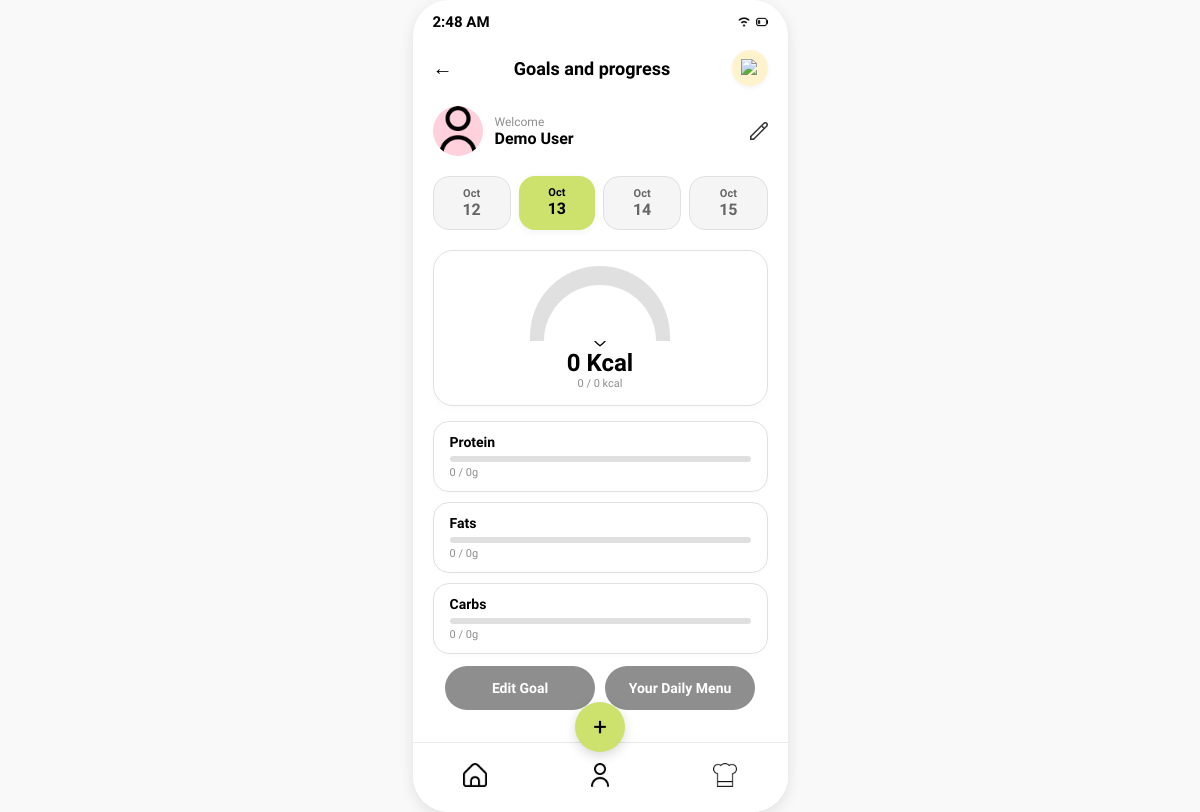
Page /dashboard on the earlier database version.
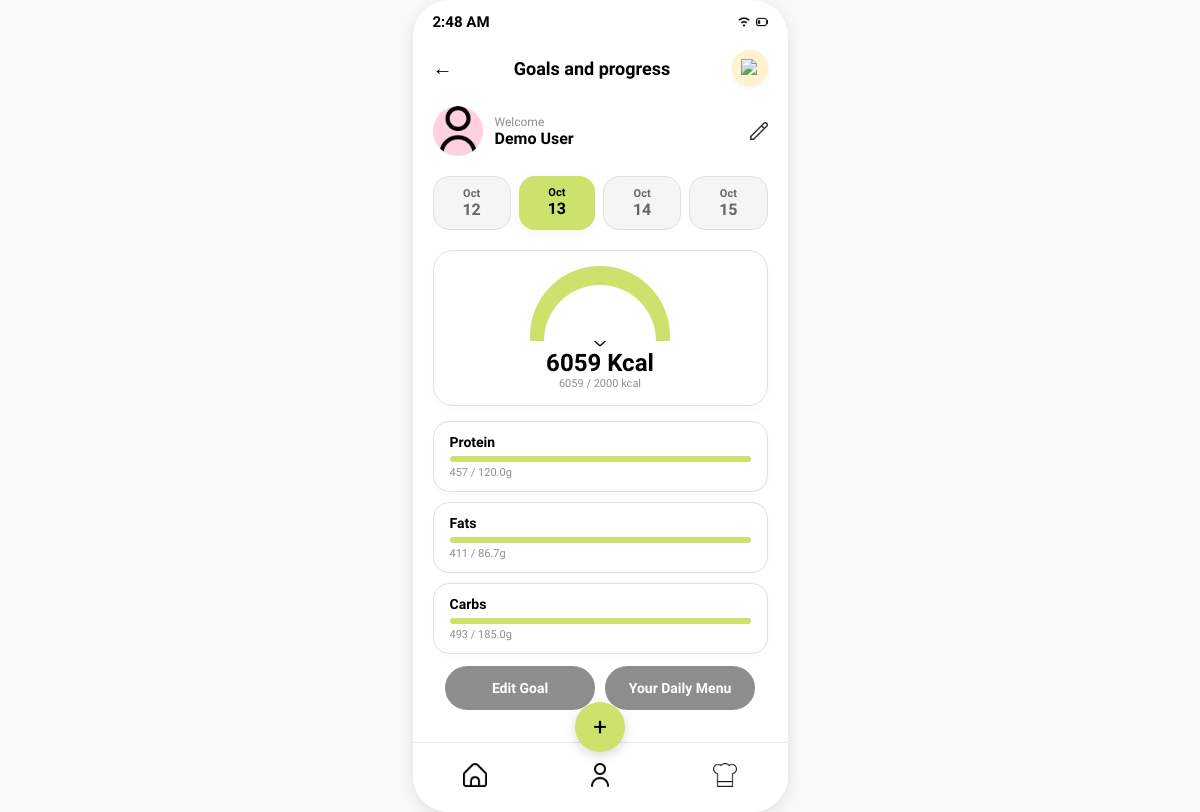
Same page on the later database version.
### tables this page shows
CREATE TABLE goals (
            id INTEGER PRIMARY KEY AUTOINCREMENT,
            user_id INTEGER NOT NULL UNIQUE,
            calories INTEGER NOT NULL,
            protein_percent INTEGER NOT NULL,
            carbohydrate_percent INTEGER NOT NULL,
            fat_percent INTEGER NOT NULL,
            protein_grams REAL NOT NULL,
            carbohydrate_grams REAL NOT NULL,
            fat_grams REAL NOT NULL,
            updated_at TEXT NOT NULL DEFAULT CURRENT_TIMESTAMP,
            FOREIGN KEY (user_id) REFERENCES users(id) ON DELETE CASCADE
        );

### app.py (the view)
@app.route("/dashboard", methods=["GET", "POST"])
def dashboard():
    selected_day, date_options = get_compact_date_options(request.args.get("date"))
    selected_date = selected_day.isoformat()
    goal_targets = {
        "calories": 0,
        "protein": 0,
        "fats": 0,
        "carbs": 0,
    }
    consumed = {"calories": 0.0, "protein": 0.0, "fats": 0.0, "carbs": 0.0}
    profile_name = None
    with get_database_connection() as connection:
        user_id = get_food_user_id(connection)
        goal = None
        if user_id is not None:
            goal = connection.execute(
                """
                SELECT calories, protein_grams, carbohydrate_grams, fat_grams
                FROM goals
                WHERE user_id = ?
                """,
                (user_id,),
            ).fetchone()
            consumed = get_daily_nutrition_totals(connection, user_id, selected_date)
            profile_row = get_saved_profile(connection, user_id)
            profile_name = profile_row["name"] if profile_row is not None else None
    if goal is not None:
        goal_targets = {
            "calories": goal["calories"],
            "protein": goal["protein_grams"],
            "fats": goal["fat_grams"],
            "carbs": goal["carbohydrate_grams"],
        }
    consumed_display = {
        nutrient: format_nutrition_value(value) for nutrient, value in consumed.items()
    }
    progress = {
        "calories": calculate_progress(consumed["calories"], goal_targets["calories"]),
        "protein": calculate_progress(consumed["protein"], goal_targets["protein"]),
        "fats": calculate_progress(consumed["fats"], goal_targets["fats"]),
        "carbs": calculate_progress(consumed["carbs"], goal_targets["carbs"]),
    }
    return render_template(
        "dashboard.html",
        selected_date=selected_date,
        date_options=date_options,
        goal_targets=goal_targets,
        consumed=consumed,
        consumed_display=consumed_display,
        progress=progress,
        profile_name=profile_name or "Demo User",
    )

### app.py (called while the page is built)
def get_database_connection():
    return open_database_connection(app.config["DATABASE"])

def active_demo_user_id():
    user_id = session.get("user_id")
    if user_id is None:
        return None
    with get_database_connection() as connection:
        user = connection.execute(
            "SELECT id FROM users WHERE id = ?", (user_id,)
        ).fetchone()
    return user["id"] if user is not None else None

def get_food_user_id(connection):
    session_user_id = active_demo_user_id()
    if session_user_id is not None:
        return session_user_id
    users = connection.execute("SELECT id FROM users ORDER BY id LIMIT 2").fetchall()
    return users[0]["id"] if len(users) == 1 else None

def format_nutrition_value(value):
    value = float(value)
    return str(int(value)) if value.is_integer() else f"{value:.1f}"

def calculate_progress(consumed, target):
    target = float(target)
    if target <= 0:
        return 0
    return min(100, round((float(consumed) / target) * 100, 1))

def get_saved_profile(connection, user_id):
    if user_id is None:
        return None
    return connection.execute(
        "SELECT * FROM profiles WHERE user_id = ?", (user_id,)
    ).fetchone()

### templates/dashboard.html (shortened to what the changed rows need)
<!DOCTYPE html>
<html lang="en">
<head>
    <link rel="stylesheet" href="{{ url_for('static', filename='style.css') }}">
</head>
<body>
    <div class="phone-screen" style="justify-content: flex-start; padding: 25px 20px; position: relative;">
        <div
            style="display: flex; justify-content: space-between; align-items: center; width: 100%; margin-top: 25px; margin-bottom: 20px;">
            <h2 style="font-size: 18px; font-weight: 700; margin: 0; color: #000000;">Goals and progress</h2>
        </div>
        <div
            style="background: #ffffff; border: 1.5px solid #E0E0E0; border-radius: 20px; padding: 15px; width: 100%; display: flex; flex-direction: column; align-items: center; margin-bottom: 15px; box-shadow: 0 4px 10px rgba(0,0,0,0.02); position: relative; box-sizing: border-box;">
            <div style="
                width: 140px;
                height: 75px;
                border-top-left-radius: 75px;
                border-top-right-radius: 75px;
                background: conic-gradient(
                    from 270deg at 50% 100%,
                    {% if progress.calories >= 100 %}#CDE26D{% else %}#FFCC00{% endif %} 0deg,
                    {% if progress.calories >= 100 %}#CDE26D{% else %}#FFCC00{% endif %} {{ (progress.calories * 1.8)|round(1) }}deg,
                    #E0E0E0 {{ (progress.calories * 1.8)|round(1) }}deg,
                    #E0E0E0 360deg
                );
                position: relative;
                display: flex;
                align-items: flex-end;
                justify-content: center;
            ">
                <div
                    style="width: 112px; height: 56px; border-top-left-radius: 56px; border-top-right-radius: 56px; background: #ffffff;">
                </div>
            </div>
            <div style="display: flex; align-items: center; gap: 4px; margin-top: -10px;">
            </div>
            <div style="font-size: 24px; font-weight: 800; color: #000; margin-top: 2px;">{{ consumed_display.calories
                }} Kcal</div>
            <div style="font-size: 11px; color: #8F8E8E; font-weight: 500;">{{ consumed_display.calories }} / {{
                goal_targets.calories }} kcal</div>
        </div>
        <div style="width: 100%; display: flex; flex-direction: column; gap: 10px; margin-bottom: 15px;">
            <div
                style="background: #ffffff; border: 1.5px solid #E0E0E0; border-radius: 16px; padding: 12px 16px; box-shadow: 0 2px 6px rgba(0,0,0,0.02);">
                <div
                    style="display: flex; justify-content: space-between; font-size: 14px; font-weight: 700; color: #000; margin-bottom: 6px;">
                    <span>Protein</span>
                </div>
                <div
                    style="background: #E0E0E0; border-radius: 4px; height: 6px; width: 100%; overflow: hidden; margin-bottom: 4px;">
                    <div
                        style="background: {% if progress.protein >= 100 %}#CDE26D{% else %}#FFCC00{% endif %}; height: 100%; width: {{ progress.protein }}%;">
                    </div>
                </div>
                <div style="font-size: 11px; color: #8F8E8E;">{{ consumed_display.protein }} / {{ goal_targets.protein
                    }}g</div>
            </div>
            <div
                style="background: #ffffff; border: 1.5px solid #E0E0E0; border-radius: 16px; padding: 12px 16px; box-shadow: 0 2px 6px rgba(0,0,0,0.02);">
                <div
                    style="display: flex; justify-content: space-between; font-size: 14px; font-weight: 700; color: #000; margin-bottom: 6px;">
                    <span>Fats</span>
                </div>
                <div
                    style="background: #E0E0E0; border-radius: 4px; height: 6px; width: 100%; overflow: hidden; margin-bottom: 4px;">
                    <div
                        style="background: {% if progress.fats >= 100 %}#CDE26D{% else %}#FFCC00{% endif %}; height: 100%; width: {{ progress.fats }}%;">
                    </div>
                </div>
                <div style="font-size: 11px; color: #8F8E8E;">{{ consumed_display.fats }} / {{ goal_targets.fats }}g
                </div>
            </div>
            <div
                style="background: #ffffff; border: 1.5px solid #E0E0E0; border-radius: 16px; padding: 12px 16px; box-shadow: 0 2px 6px rgba(0,0,0,0.02);">
                <div
                    style="display: flex; justify-content: space-between; font-size: 14px; font-weight: 700; color: #000; margin-bottom: 6px;">
                    <span>Carbs</span>
                </div>
                <div
                    style="background: #E0E0E0; border-radius: 4px; height: 6px; width: 100%; overflow: hidden; margin-bottom: 4px;">
                    <div
                        style="background: {% if progress.carbs >= 100 %}#CDE26D{% else %}#FFCC00{% endif %}; height: 100%; width: {{ progress.carbs }}%;">
                    </div>
                </div>
                <div style="font-size: 11px; color: #8F8E8E;">{{ consumed_display.carbs }} / {{ goal_targets.carbs }}g
                </div>
            </div>
        </div>
    </div>
</body>
</html>

Differences in the rows shown:
added goals: calories "2000", protein "120.0", fats "86.7", carbs "185.0"
Other differences:
{{ consumed_display.calories }}: "0" → "6059"
{{ consumed_display.protein }}: "0" → "457"
{{ consumed_display.fats }}: "0" → "411"
{{ consumed_display.carbs }}: "0" → "493"
{{ goal_targets.calories }}: "0" → (not shown)
{{ goal_targets.protein }}: "0" → (not shown)
{{ goal_targets.fats }}: "0" → (not shown)
{{ goal_targets.carbs }}: "0" → (not shown)
